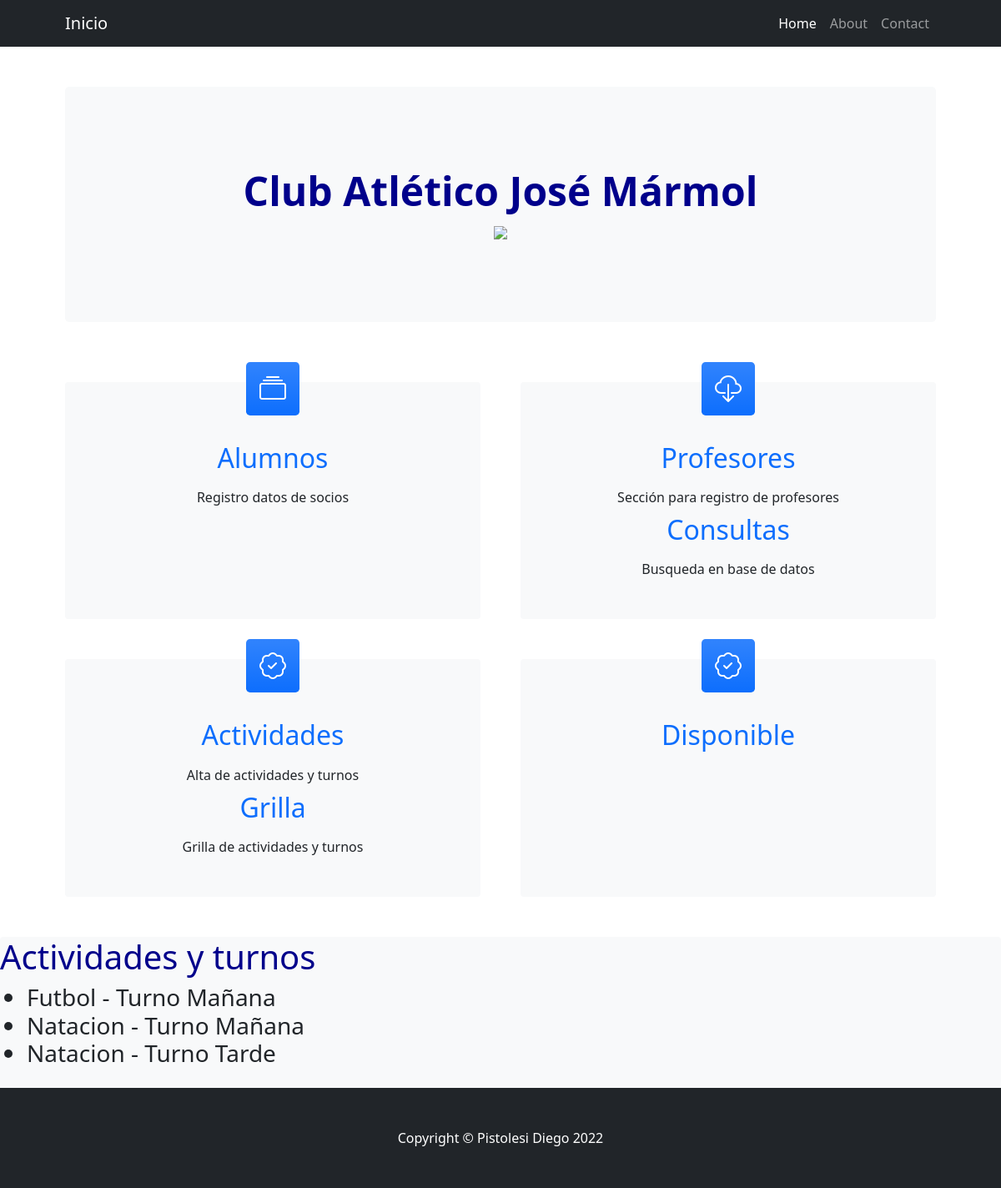
Page /Club_app/listaactividades/ on the earlier database version.
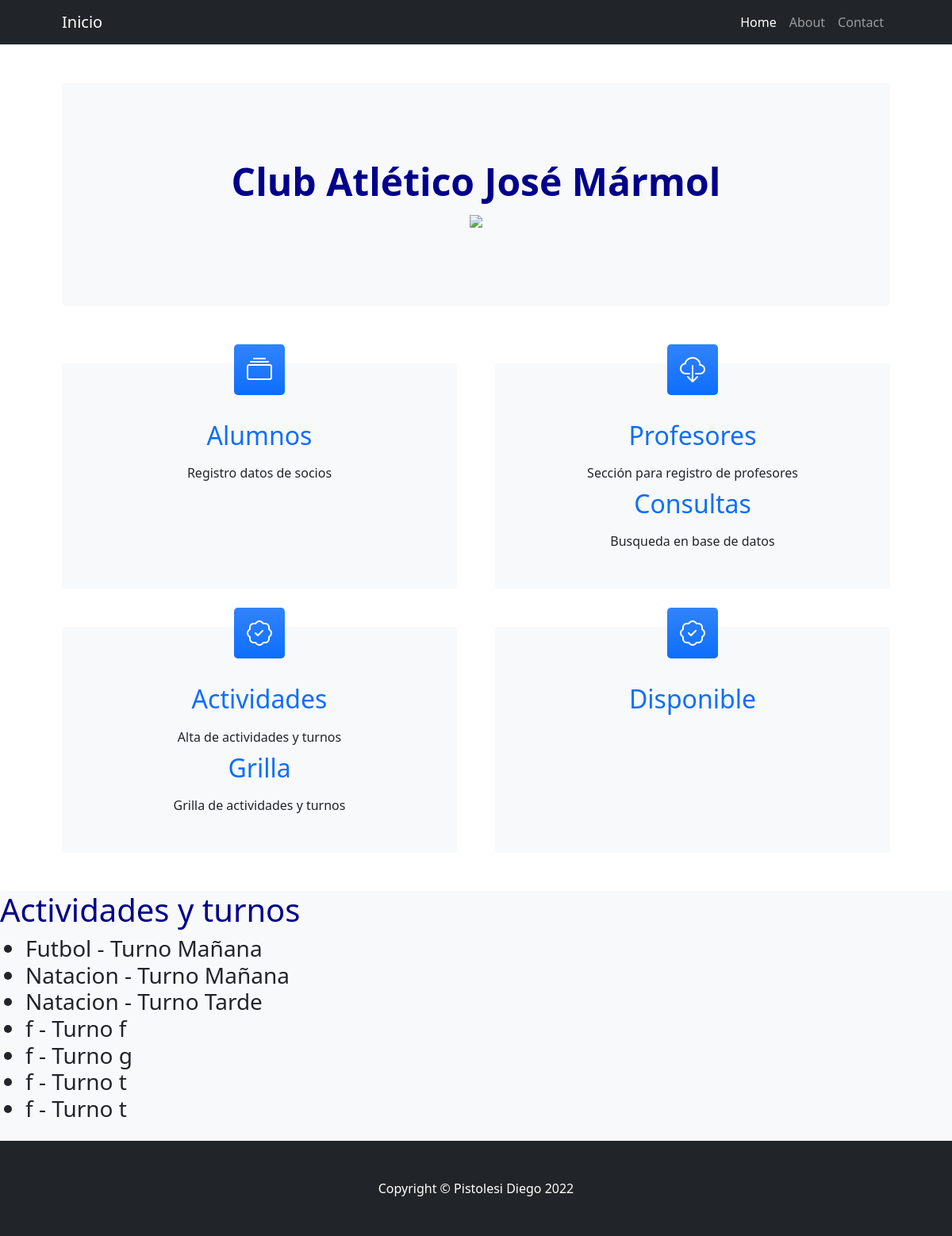
Same page on the later database version.
### Club_app/models.py (models this page shows, shortened)
class Actividades(models.Model):
    actividad=models.CharField(max_length=40)
    turno=models.CharField(max_length=40)
    profesores=models.ForeignKey(Profesores, on_delete=models.CASCADE, default=1)
    class Meta():
        ordering = ("actividad", "turno")
        unique_together = ("actividad", "turno")

### Club_app/views.py (the view)
# urls.py: path("Club_app/listaactividades/", listado_actividades, name="listaactividades"),
def listado_actividades(request):
    lista = Actividades.objects.all()
    dic = {"activ":lista}
    plantilla = loader.get_template("listadoactividades.html")
    documento = plantilla.render(dic)
    return HttpResponse(documento)

### Club_app/templates/listadoactividades.html
{% extends "padre.html" %}
{% load static %}
{% block contenidoquecambia %}
<h1 style="color:darkblue">Actividades y turnos</h1>
<h3>
<ul>
    {% for grilla in activ %}
        <li>{{grilla.actividad}} - Turno {{grilla.turno}}</li>
    {% endfor %}
</ul>
</h3>
{% endblock %}

### Club_app/templates/padre.html (shortened to what this page needs)
<!DOCTYPE html>
<html lang="en">
    <head>
        {% load static %}
        <link href="https://cdn.jsdelivr.net/npm/bootstrap-icons@1.4.1/font/bootstrap-icons.css" rel="stylesheet" />
        <link href="{% static 'css/styles.css' %}" rel="stylesheet" />
    </head>
    <body>
        <nav class="navbar navbar-expand-lg navbar-dark bg-dark">
            <div class="container px-lg-5">
                <a class="navbar-brand" href="/Club_app/">Inicio</a>
                <div class="collapse navbar-collapse" id="navbarSupportedContent">
                    <ul class="navbar-nav ms-auto mb-2 mb-lg-0">
                        <li class="nav-item"><a class="nav-link active" aria-current="page" href="#!">Home</a></li>
                        <li class="nav-item"><a class="nav-link" href="#!">About</a></li>
                        <li class="nav-item"><a class="nav-link" href="#!">Contact</a></li>
                    </ul>
                </div>
            </div>
        </nav>
        <header class="py-5">
            <div class="container px-lg-5">
                <div class="p-4 p-lg-5 bg-light rounded-3 text-center">
                    <div class="m-4 m-lg-5">
                        <h1 class="display-5 fw-bold" style=color:darkblue><strong>Club Atlético José Mármol</strong></h1>
                        <img src="https://img.freepik.com/foto-gratis/herramientas-deportivas_53876-138077.jpg" width="500"/>
                    </div>
                </div>
            </div>
        </header>
        <section class="pt-4">
            <div class="container px-lg-5">
                <div class="row gx-lg-5">
                    <div class="col-lg-6 col-xxl-4 mb-5">
                        <div class="card bg-light border-0 h-100">
                            <div class="card-body text-center p-4 p-lg-5 pt-0 pt-lg-0">
                                <div class="feature bg-primary bg-gradient text-white rounded-3 mb-4 mt-n4"><i class="bi bi-collection"></i></div>
                                <h2 class="nav-item"><a class="nav-link" href="/Club_app/alumnos/">Alumnos</a></h2>
                                <p class="mb-0">Registro datos de socios</p>
                            </div>
                        </div>
                    </div>
                    <div class="col-lg-6 col-xxl-4 mb-5">
                        <div class="card bg-light border-0 h-100">
                            <div class="card-body text-center p-4 p-lg-5 pt-0 pt-lg-0">
                                <div class="feature bg-primary bg-gradient text-white rounded-3 mb-4 mt-n4"><i class="bi bi-cloud-download"></i></div>
                                <h2 class="nav-item"><a class="nav-link" href="/Club_app/profesores">Profesores</a></h2>
                                <p class="mb-0">Sección para registro de profesores </p>
                                <h2 class="nav-item"><a class="nav-link" href="/Club_app/busquedaprofesor/">Consultas</a></h2>
                                <p class="mb-0">Busqueda en base de datos </p>
                            </div>
                        </div>
                    </div>
                    <div class="col-lg-6 col-xxl-4 mb-5">
                        <div class="card bg-light border-0 h-100">
                            <div class="card-body text-center p-4 p-lg-5 pt-0 pt-lg-0">
                                <div class="feature bg-primary bg-gradient text-white rounded-3 mb-4 mt-n4"><i class="bi bi-patch-check"></i></div>
                                <h2 class="nav-item"><a class="nav-link" href="/Club_app/actividades">Actividades</a></h2>
                                <p class="mb-0">Alta de actividades y turnos</p>
                                <h2 class="nav-item"><a class="nav-link" href="/Club_app/listaactividades">Grilla</a></h2>
                                <p class="mb-0">Grilla de actividades y turnos</p>
                            </div>
                        </div>
                    </div>
                    <div class="col-lg-6 col-xxl-4 mb-5">
                        <div class="card bg-light border-0 h-100">
                            <div class="card-body text-center p-4 p-lg-5 pt-0 pt-lg-0">
                                <div class="feature bg-primary bg-gradient text-white rounded-3 mb-4 mt-n4"><i class="bi bi-patch-check"></i></div>
                                <h2 class="nav-item"><a class="nav-link" href="/Club_app/actividades">Disponible </a></h2>
                            </div>
                        </div>
                    </div>
                </div>
            </div>
        </section>
            <div class="card bg-light border-0 h-100">
        {% block contenidoquecambia %}
        {% endblock %}
        <footer class="py-5 bg-dark">
            <div class="container"><p class="m-0 text-center text-white">Copyright &copy; Pistolesi Diego 2022</p></div>
        </footer>
    </body>
</html>

Differences in the rows shown:
added Actividades: actividad "f", turno "f"
added Actividades: actividad "f", turno "g"
added Actividades: actividad "f", turno "t"
added Actividades: actividad "f", turno "t"
